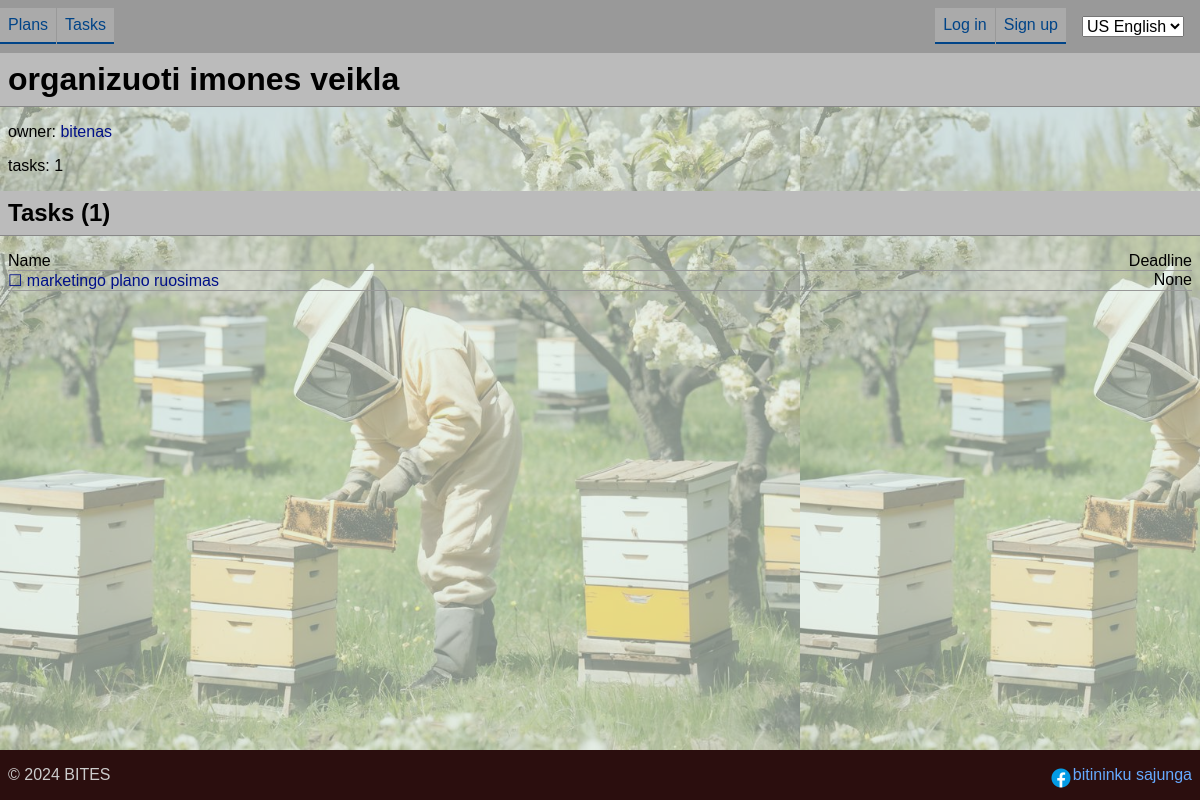
Screenshot of /plan/1/ with the database file from the repository.
### tasks/models.py (models this page shows, shortened)
class Plan(models.Model):
    name = models.CharField(_("name"), max_length=100, db_index=True)
    owner = models.ForeignKey(
        get_user_model(),
        on_delete=models.CASCADE,
        verbose_name=_("owner"),
        related_name='plans',
    )
    class Meta:
        verbose_name = _("plan")
        verbose_name_plural = _("plans")

class Task(models.Model):
    name = models.CharField(_("name"), max_length=100, db_index=True)
    description = models.TextField(_("description"), blank=True, max_length=10000)
    project = models.ForeignKey(
        Plan,
        on_delete=models.CASCADE,
        verbose_name=_("project"),
        related_name='tasks',
    )
    owner = models.ForeignKey(
        get_user_model(),
        on_delete=models.CASCADE,
        verbose_name=_("owner"),
        related_name='tasks',
    )
    created_at = models.DateTimeField(_("created at"), auto_now_add=True, db_index=True)
    updated_at = models.DateTimeField(_("updated at"), auto_now=True, db_index=True)
    is_done = models.BooleanField(_("is done"), default=False, db_index=True)
    deadline = models.DateTimeField(_("deadline"), null=True, blank=True, db_index=True)
    class Meta:
        verbose_name = _("task")
        verbose_name_plural = _("tasks")
        ordering = ['is_done', '-created_at']

### tasks/views.py (the view)
# urls.py: path('plan/<int:pk>/', views.PlanDetailView.as_view(), name='plan_detail'),
class PlanDetailView(generic.DetailView):
    model = models.Plan
    template_name = 'tasks/plan_detail.html'

### tasks/templates/tasks/plan_detail.html (shortened to what this page needs)
{% extends "base.html" %}{% load i18n %}
{% block content %}
<h1>{{ plan.name }}</h1>
<p>{% trans "owner" %}: <a href="{% url "user_detail" plan.owner.username %}">{{ plan.owner }}</a></p>
<p>{% trans "tasks" %}: {{ plan.tasks.count }}</p>
<h2>{% trans "tasks"|capfirst %} ({{ plan.tasks.count }})</h2>
<ul>
    <li class="list-table-header">
        <span>{% trans "name"|capfirst %}</span>
        <span style="float:right;">{% trans "deadline"|capfirst %}</span>
    </li>
{% for task in plan.tasks.all %}
<li><a href="{% url "task_done" task.pk %}">
    {% if task.is_done %}&#x2611;{% else %}&#x2610;{% endif %}</a>
    <a href="{% url "task_detail" task.pk %}">{{ task.name }}</a>
    <span style="float:right;">{{ task.deadline }}</span>
</li>
{% empty %}
    <li>{% trans "no tasks found"|capfirst %}</li>
{% endfor %}
</ul>
{% endblock content %}

### tasks/static/css/style.css (style rules this page uses)
body { background-color: #ecf3f3b9; background-image: url('/static/image/sode.jpg'); background-size: contain; font-family: sans-serif; font-size: 16px; display: flex; flex-direction: column; margin: 0; padding: 0; min-height: 100vh; }
h1, h2, h3, h4, h5, h6 { background-color: #bbbbbb; border-bottom: 1px solid #888888; padding: 0.5rem; margin: 1rem 0; }
p, main ul { padding: 0 0.5rem; margin: 1rem 0; }
main ul li { border-bottom: 1px solid #999999; }
h1:first-child, h2:first-child, h3:first-child, h4:first-child, h5:first-child, h6:first-child { margin-top: 0; }
a { color: #001088; text-decoration: #03011507 }

### rows the page displays
Plan: name "organizuoti imones veikla", owner "bitenas", tasks.count "1"
Task: name "marketingo plano ruosimas", deadline "None"

### other values shown
form field language "US English"
